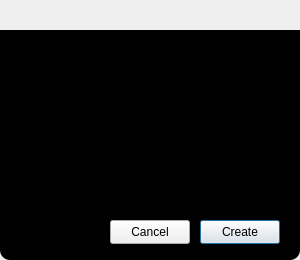
<?xml version="1.0" encoding="UTF-8"?>
<ui version="4.0">
 <class>NewConversationWindow</class>
 <widget class="QDialog" name="NewConversationWindow">
  <property name="geometry">
   <rect>
    <x>0</x>
    <y>0</y>
    <width>300</width>
    <height>260</height>
   </rect>
  </property>
  <property name="windowTitle">
   <string>Dialog</string>
  </property>
  <widget class="QWidget" name="centralwidget" native="true">
   <property name="geometry">
    <rect>
     <x>0</x>
     <y>30</y>
     <width>300</width>
     <height>230</height>
    </rect>
   </property>
   <property name="styleSheet">
    <string notr="true">#centralwidget{background-color:black;border-bottom-left-radius:10px;border-bottom-right-radius:10px;}</string>
   </property>
   <widget class="QLineEdit" name="nameLineEdit">
    <property name="geometry">
     <rect>
      <x>16</x>
      <y>60</y>
      <width>271</width>
      <height>91</height>
     </rect>
    </property>
    <property name="styleSheet">
     <string notr="true">color:white;
border:none;
background-color:transparent;
image: url(:/label/lineEditBorder.svg);
padding-left:7px;</string>
    </property>
    <property name="placeholderText">
     <string/>
    </property>
   </widget>
   <widget class="QWidget" name="logo" native="true">
    <property name="geometry">
     <rect>
      <x>26</x>
      <y>10</y>
      <width>251</width>
      <height>61</height>
     </rect>
    </property>
    <property name="styleSheet">
     <string notr="true">image: url(:/back/logo.svg);</string>
    </property>
   </widget>
   <widget class="QLineEdit" name="lineEdit">
    <property name="geometry">
     <rect>
      <x>15</x>
      <y>110</y>
      <width>271</width>
      <height>91</height>
     </rect>
    </property>
    <property name="styleSheet">
     <string notr="true">color:white;
border:none;
background-color:transparent;
image: url(:/label/lineEditBorder.svg);
padding-left:7px;</string>
    </property>
    <property name="placeholderText">
     <string/>
    </property>
   </widget>
   <widget class="QPushButton" name="createButton">
    <property name="geometry">
     <rect>
      <x>200</x>
      <y>190</y>
      <width>80</width>
      <height>24</height>
     </rect>
    </property>
    <property name="text">
     <string>Create</string>
    </property>
   </widget>
   <widget class="QPushButton" name="cancelButton">
    <property name="geometry">
     <rect>
      <x>110</x>
      <y>190</y>
      <width>80</width>
      <height>24</height>
     </rect>
    </property>
    <property name="text">
     <string>Cancel</string>
    </property>
   </widget>
  </widget>
  <widget class="QWidget" name="toolbar" native="true">
   <property name="geometry">
    <rect>
     <x>0</x>
     <y>2</y>
     <width>300</width>
     <height>30</height>
    </rect>
   </property>
   <property name="styleSheet">
    <string notr="true">image: url(:/toolbar/MacOsToolBarBackground.svg);</string>
   </property>
   <widget class="QPushButton" name="exitButton">
    <property name="geometry">
     <rect>
      <x>4</x>
      <y>7</y>
      <width>20</width>
      <height>15</height>
     </rect>
    </property>
    <property name="styleSheet">
     <string notr="true">QPushButton
{
background-color:transparent;
border:none;
image: url(:/toolbar/MacOsToolBarButtonExit.svg);
}
QPushButton:hover
{
image:url(:/toolbar/MacOsToolBarButtonExitHover.svg)
}
QPushButton:pressed
{
image:url(:/toolbar/MacOsToolBarButtonExitPressed.svg)
}</string>
    </property>
    <property name="text">
     <string/>
    </property>
   </widget>
   <widget class="QPushButton" name="minimizeButton">
    <property name="geometry">
     <rect>
      <x>31</x>
      <y>7</y>
      <width>15</width>
      <height>15</height>
     </rect>
    </property>
    <property name="styleSheet">
     <string notr="true">QPushButton
{
background-color:transparent;
border:none;
image:url(:/toolbar/MacOsToolBarButtonMinimize.svg)
}
QPushButton:hover
{
image:url(:/toolbar/MacOsToolBarButtonMinimizeHover.svg)
}
QPushButton:pressed
{
image:url(:/toolbar/MacOsToolBarButtonMinimizePressed.svg)
}</string>
    </property>
    <property name="text">
     <string/>
    </property>
   </widget>
   <widget class="QWidget" name="nullButton" native="true">
    <property name="geometry">
     <rect>
      <x>54</x>
      <y>7</y>
      <width>15</width>
      <height>15</height>
     </rect>
    </property>
    <property name="styleSheet">
     <string notr="true">image: url(:/toolbar/MacOsToolBarButtonNull.svg);</string>
    </property>
   </widget>
   <zorder>exitButton</zorder>
   <zorder>nullButton</zorder>
   <zorder>minimizeButton</zorder>
  </widget>
 </widget>
 <resources/>
 <connections/>
</ui>
